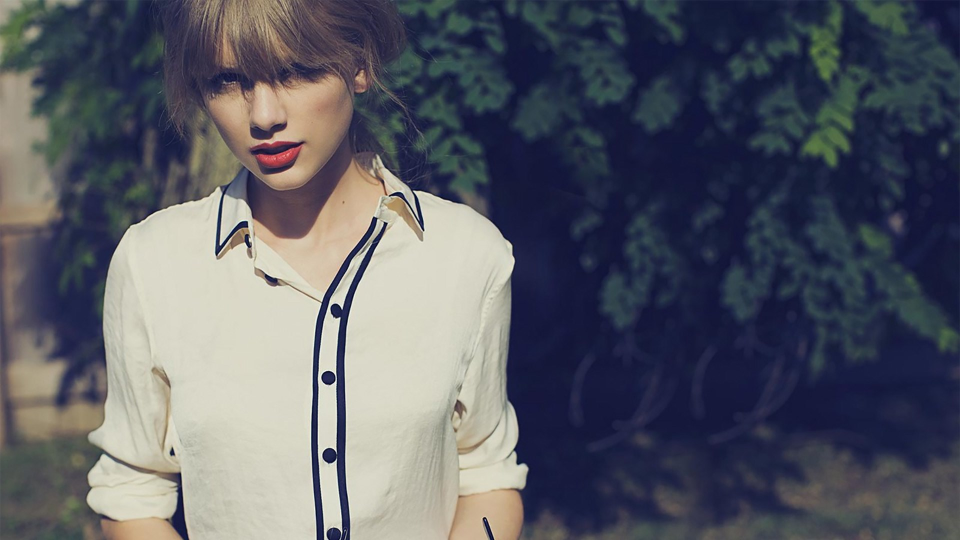
#> input picture Learn/ahh.jpg, 1920 x 1080 px, given in place of the camera (shown at 1/2 size)
$ python Gather.py
#> lines starting #> are read from the running program, lines starting #| are printed output that depends on the picture; after the words box and inside, x2 and y2 are one past the last pixel; in counts of white or black regions, pixels touching at a corner belong together
#!/usr/bin/env python3
# -*- coding: utf-8 -*-

' try12-rectangle&voi '

__author__ = 'Adam'
PD=60
import numpy as np
import cv2
nn=0
mm=0
FRAME_RAW=360
FRAME_COL=400
WINDOW_X=200
WINDOW_Y=200
zero=np.zeros((256,256,3),np.int32)
img=np.zeros((256,256,1),np.uint8)
'''
cv2.rectangle(img,(0,0),(128,128),255,3)
cv2.imshow('img',img)
cv2.waitKey(3000)
cv2.destroyAllWindows()
'''
'''
if __name__=='__main__':
	cap=cv2.VideoCapture(0)
	cap_raw=cap.get(3)
	cap_col=cap.get(4)
	cv2.namedWindow('frame')
	cv2.resizeWindow('frame',1000,2000)
	while(1):
		ret,frame=cap.read()
		cv2.rectangle(frame,(0,0),(255,255),(255,255,255),3)
		cv2.imshow('frame',frame)
		k=cv2.waitKey(5)&0xff
		if k==27:
			break
	cv2.destroyAllWindows()
	cap.release()
'''
if __name__=='__main__':
	x=30
	y=100
	cap=cv2.VideoCapture(0)
	cv2.namedWindow('frame')
	cv2.moveWindow('frame',WINDOW_Y,WINDOW_X)

	while(1):
		ret,frame=cap.read()
#> frame is the input picture: shape (1080, 1920, 3); mean B, G, R 100.8, 91.5, 89.6
		frame2=frame.copy()
		cv2.rectangle(frame2,(0,PD),(FRAME_COL-1,FRAME_RAW+PD-1),(255,255,255),3)
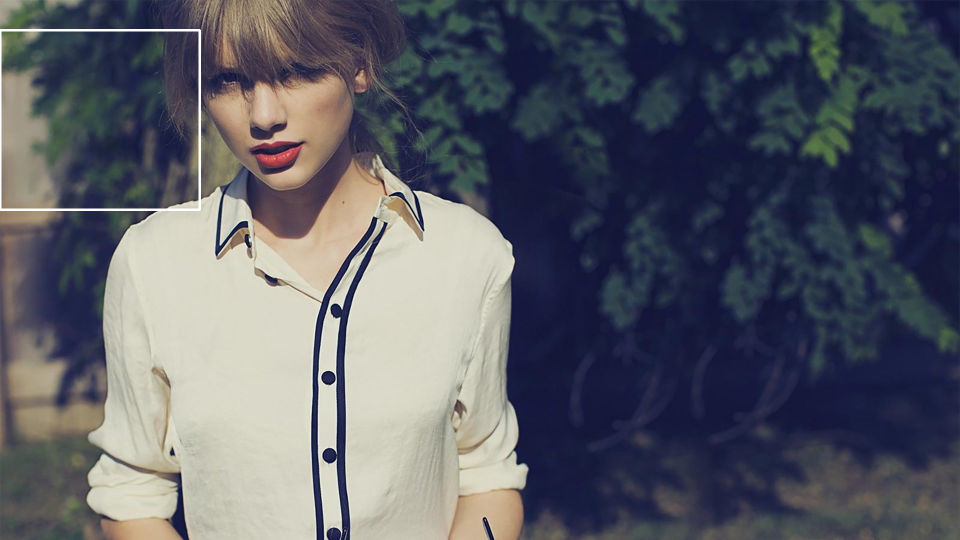
#> frame2: shape (1080, 1920, 3) (shown at 1/2 size); 0.33% of pixels changed, all inside (x1, y1, x2, y2) = (0, 58, 402, 422)
		cv2.imshow('frame',frame2)
		k=cv2.waitKey(5)&0xff
#> (key q is pressed here)
		if k==27:
			print('succeed!')
			break
	cv2.destroyAllWindows()


	voi2=frame[PD:FRAME_COL+PD,0:FRAME_RAW].copy().astype(np.int32)
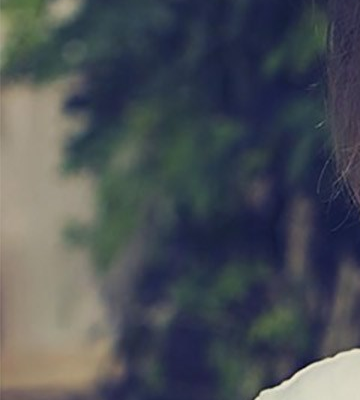
#> voi2: shape (400, 360, 3) int32; mean B, G, R 86.1, 80, 75
	#取反
	#voi_not=cv2.bitwise_not(voi2)
	cv2.namedWindow('voi')
	cv2.moveWindow('voi',WINDOW_Y,WINDOW_X)
	while(1):
		ret,frame=cap.read()
		voi=frame[PD:FRAME_COL+PD,0:FRAME_RAW].astype(np.int32)
		#做差
		sub=np.abs(voi-voi2).astype(np.uint8)
#> sub: shape (400, 360, 3); every value is 0
		#灰度化
		sub_gray=cv2.cvtColor(sub,cv2.COLOR_BGR2GRAY)
#> sub_gray: shape (400, 360); every value is 0
		#二值化
		ret1,img=cv2.threshold(sub_gray,x,y,cv2.THRESH_BINARY)#???
#> ret1 = 30

		kernel = np.ones((5,5),np.uint8)
		opening = cv2.morphologyEx(img, cv2.MORPH_OPEN, kernel)
		closing = cv2.morphologyEx(opening, cv2.MORPH_CLOSE, kernel)
		#ct1=cv2.morphologyEx(closing, cv2.MORPH_GRADIENT, kernel)
		ct2=cv2.Canny(closing,100,200)#???
		ct3, hierarchy = cv2.findContours(ct2,cv2.RETR_EXTERNAL,cv2.CHAIN_APPROX_SIMPLE)
#> ct3 = []

		#新建图层
		img2=img.copy()
		img2[:,:]=0
		#挑选主体图层

		#cv2.imwrite('hand_result.jpg',img2)
		#print(len(ct3))
		l=([len(ct3[i]) for i in range(len(ct3))])
#> l = []
		if l:
			n=l.index(max(l))
			cv2.drawContours(img2,ct3,n,(255,255,255),2)
		#print(n)

		cv2.imshow('voi',img2)
		k=cv2.waitKey(5)&0xff
#> (key q is pressed here)
		if k==ord('q'):
			cv2.imwrite('./hands/hand_enhance/%d_%d.png'%(nn,mm),img2)
			mm+=1
			# [5 lines of commented-out code are left out]
		elif k==ord('a'):
			nn+=1
		elif k==27:
			break

	cv2.destroyAllWindows()
	print(x,'  ',y)
	cap.release()
